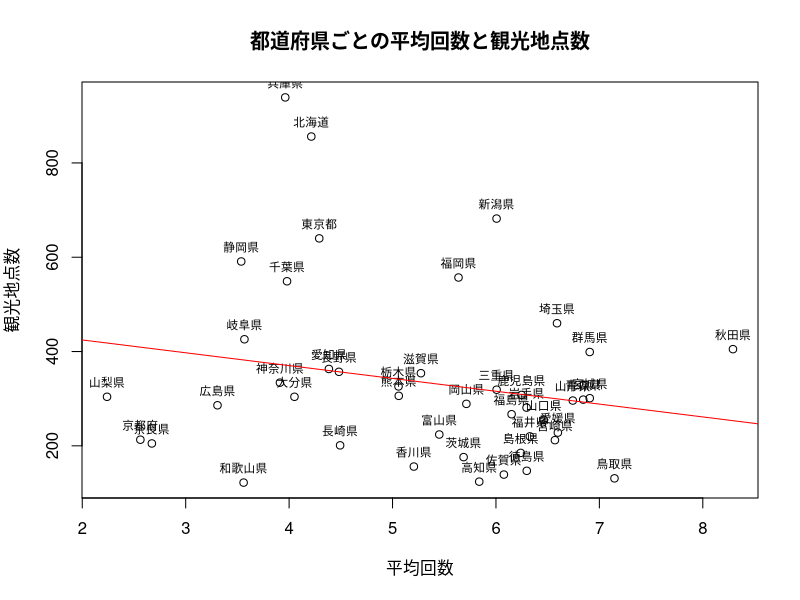
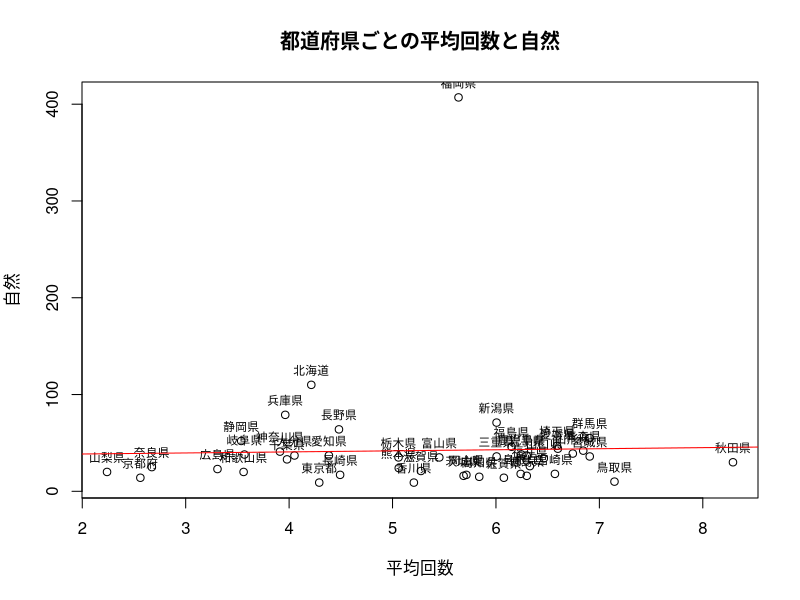
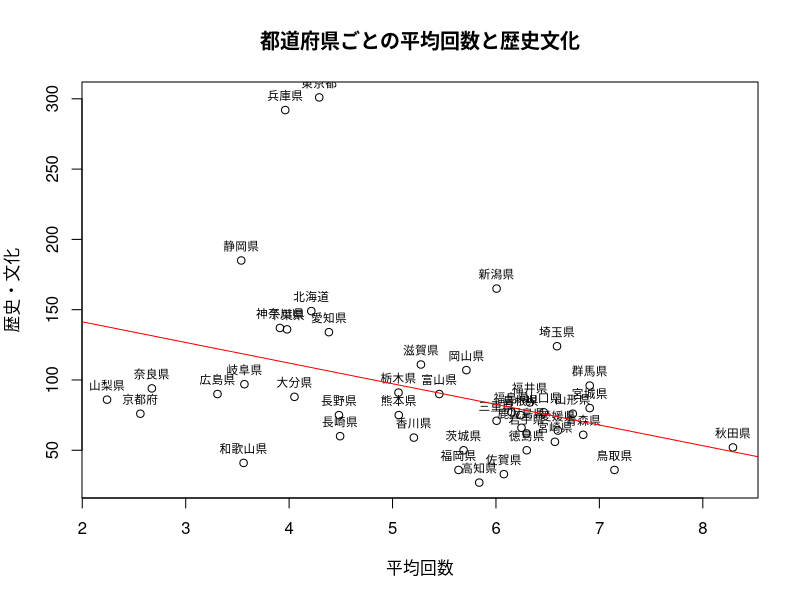
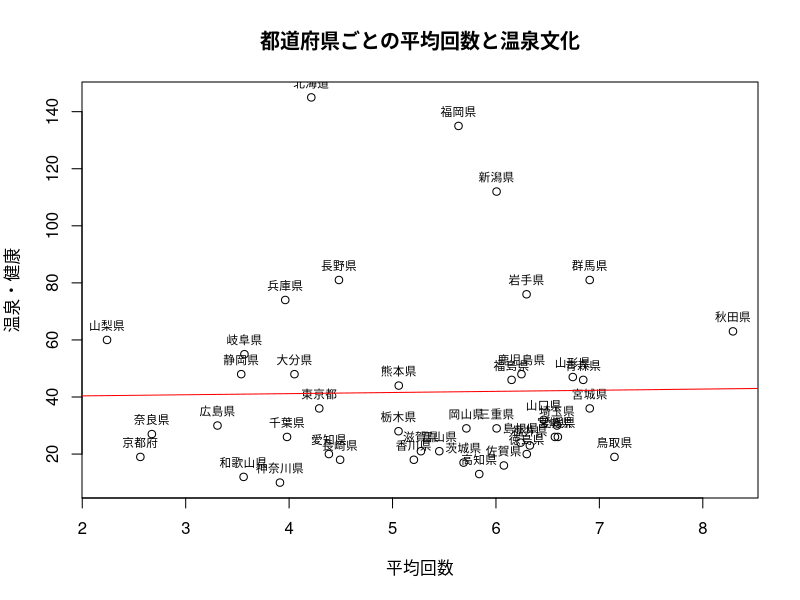

Generate these figures, in order, with R:
sightseeing <- read.csv("visit_avg.csv", na.strings = "")

# 平均回数と、観光地点数の散布図を描く
plot(sightseeing$平均回数, sightseeing$観光地点数, xlab = "平均回数", ylab = "観光地点数", main = "都道府県ごとの平均回数と観光地点数")
text(sightseeing$平均回数, sightseeing$観光地点数, labels = sightseeing$都道府県, pos = 3, cex = 0.7)
model <- lm(観光地点数 ~ 平均回数, data = sightseeing)
abline(model, col = "red")
summary(model)

#　平均回数と、自然の散布図を描く
plot(sightseeing$平均回数, sightseeing$自然, xlab = "平均回数", ylab = "自然", main = "都道府県ごとの平均回数と自然")
text(sightseeing$平均回数, sightseeing$自然, labels = sightseeing$都道府県, pos = 3, cex = 0.7)
model <- lm(自然 ~ 平均回数, data = sightseeing)
abline(model, col = "red")
summary(model)

# 平均回数と、歴史・文化の散布図を描く
plot(sightseeing$平均回数, sightseeing$歴史.文化, xlab = "平均回数", ylab = "歴史・文化", main = "都道府県ごとの平均回数と歴史文化")
text(sightseeing$平均回数, sightseeing$歴史.文化, labels = sightseeing$都道府県, pos = 3, cex = 0.7)
model <- lm(歴史.文化 ~ 平均回数, data = sightseeing)
abline(model, col = "red")
summary(model)

# 平均回数と、温泉.文化の散布図を描く
sightseeing$温泉.健康
plot(sightseeing$平均回数, sightseeing$温泉.健康, xlab = "平均回数", ylab = "温泉・健康", main = "都道府県ごとの平均回数と温泉文化")
text(sightseeing$平均回数, sightseeing$温泉.健康, labels = sightseeing$都道府県, pos = 3, cex = 0.7)
model <- lm(温泉.健康 ~ 平均回数, data = sightseeing)
abline(model, col = "red")
summary(model)